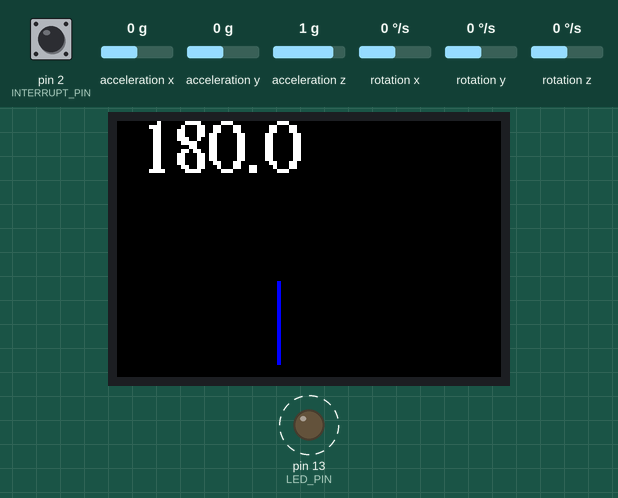
Recording of a sketch running on a simulated Arduino Leonardo, built with avr-gcc and run on an emulated ATmega32U4. On the bench: 96×64 colour display, output pins drawn as LEDs (lit = HIGH). Dashed ring = blinking. Inputs (shaded band) come from the test bench; at power-on: rotation z 0 °/s, acceleration z 1 g, acceleration x 0 g, acceleration y 0 g, pin 2 (INTERRUPT_PIN) LOW, rotation x 0 °/s, rotation y 0 °/s. The sensor or clock chip raises its interrupt line as the real part does; what the sketch prints to the serial monitor is not drawn.

Above: at 3.22 s.
3.9 s: rotation z set to -192 °/s
At 4.82 s:
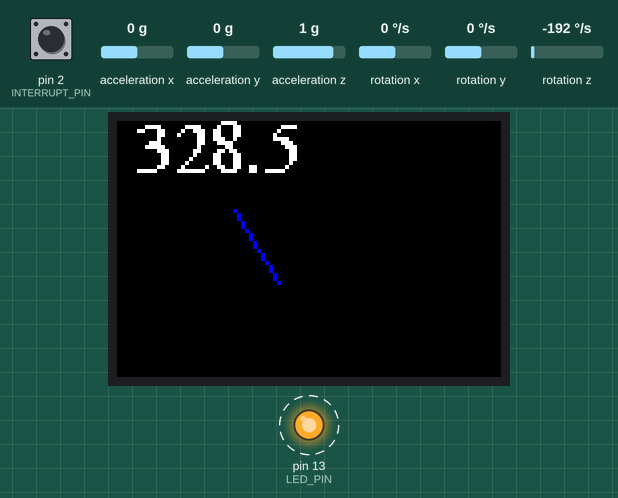
5.5 s: acceleration z set to -1.4 g
At 5.74 s:
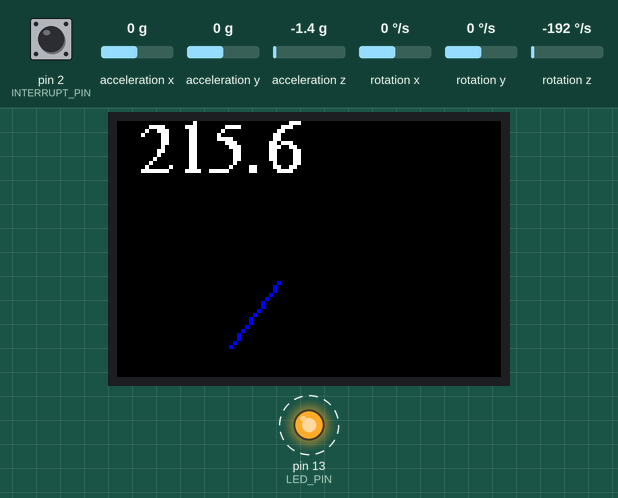
7.0 s: acceleration x set to -1.4 g
At 7.59 s:
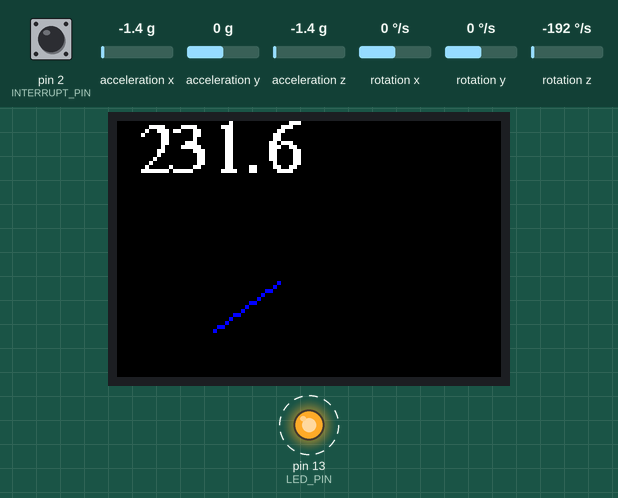
8.6 s: acceleration y set to 0.8 g
At 8.82 s:
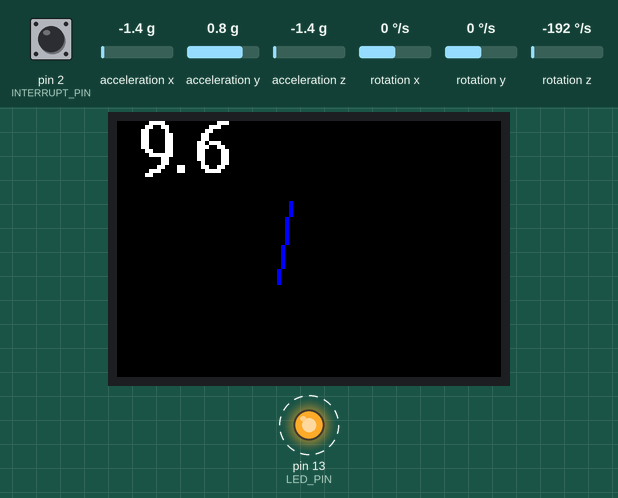
10.8 s: pin 2 (INTERRUPT_PIN) pulled HIGH for 1 s
At 12.52 s:
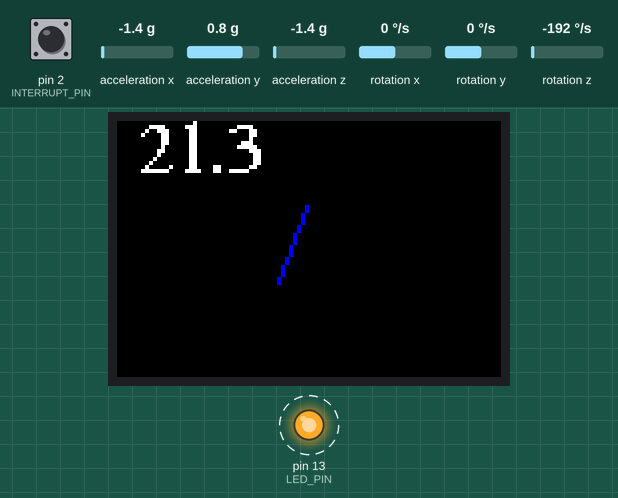
Timing chart, 0 to 13.4 s (numbered marks = the images above; inputs shaded):
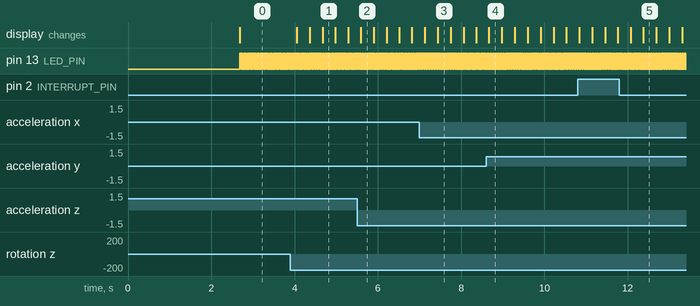

The sketch:

MPU6050_DMP6_lor.ino
```cpp
// I2C device class (I2Cdev) demonstration Arduino sketch for MPU6050 class using DMP (MotionApps v2.0)
// 6/21/2012 by Jeff Rowberg <jeff@rowberg.net>
// Updates should (hopefully) always be available at https://github.com/jrowberg/i2cdevlib
//
// Changelog:
//      2013-05-08 - added seamless Fastwire support
//                 - added note about gyro calibration
//      2012-06-21 - added note about Arduino 1.0.1 + Leonardo compatibility error
//      2012-06-20 - improved FIFO overflow handling and simplified read process
//      2012-06-19 - completely rearranged DMP initialization code and simplification
//      2012-06-13 - pull gyro and accel data from FIFO packet instead of reading directly
//      2012-06-09 - fix broken FIFO read sequence and change interrupt detection to RISING
//      2012-06-05 - add gravity-compensated initial reference frame acceleration output
//                 - add 3D math helper file to DMP6 example sketch
//                 - add Euler output and Yaw/Pitch/Roll output formats
//      2012-06-04 - remove accel offset clearing for better results (thanks Sungon Lee)
//      2012-06-01 - fixed gyro sensitivity to be 2000 deg/sec instead of 250
//      2012-05-30 - basic DMP initialization working

/* ============================================
I2Cdev device library code is placed under the MIT license
Copyright (c) 2012 Jeff Rowberg

Permission is hereby granted, free of charge, to any person obtaining a copy
of this software and associated documentation files (the "Software"), to deal
in the Software without restriction, including without limitation the rights
to use, copy, modify, merge, publish, distribute, sublicense, and/or sell
copies of the Software, and to permit persons to whom the Software is
furnished to do so, subject to the following conditions:

The above copyright notice and this permission notice shall be included in
all copies or substantial portions of the Software.

THE SOFTWARE IS PROVIDED "AS IS", WITHOUT WARRANTY OF ANY KIND, EXPRESS OR
IMPLIED, INCLUDING BUT NOT LIMITED TO THE WARRANTIES OF MERCHANTABILITY,
FITNESS FOR A PARTICULAR PURPOSE AND NONINFRINGEMENT. IN NO EVENT SHALL THE
AUTHORS OR COPYRIGHT HOLDERS BE LIABLE FOR ANY CLAIM, DAMAGES OR OTHER
LIABILITY, WHETHER IN AN ACTION OF CONTRACT, TORT OR OTHERWISE, ARISING FROM,
OUT OF OR IN CONNECTION WITH THE SOFTWARE OR THE USE OR OTHER DEALINGS IN
THE SOFTWARE.
===============================================
*/

// I2Cdev and MPU6050 must be installed as libraries, or else the .cpp/.h files
// for both classes must be in the include path of your project
#include "I2Cdev.h"

#include "MPU6050_6Axis_MotionApps20.h"
//#include "MPU6050.h" // not necessary if using MotionApps include file

// Arduino Wire library is required if I2Cdev I2CDEV_ARDUINO_WIRE implementation
// is used in I2Cdev.h
#if I2CDEV_IMPLEMENTATION == I2CDEV_ARDUINO_WIRE
    #include "Wire.h"
#endif

// class default I2C address is 0x68
// specific I2C addresses may be passed as a parameter here
// AD0 low = 0x68 (default for SparkFun breakout and InvenSense evaluation board)
// AD0 high = 0x69
MPU6050 mpu;
//MPU6050 mpu(0x69); // <-- use for AD0 high

// Lorenzo on Arduino Uno: Wiring
/* MPU
 *  INT -->D2
 *  ADO --> GND (not strictly necessary)
 *  VCC --> 3.3V
 *  GND --> GND
 *  SCL --> A5
 *  SDA --> A4
 *
 *  OLED
 *  GND --> GND
 *  VCC --> 5V
 *  SCL --> 13
 *  SDA --> 11
 *  RES --> 9
 *  DC --> 8
 *  CS --> 10
 */

/* =========================================================================
   NOTE: In addition to connection 3.3v, GND, SDA, and SCL, this sketch
   depends on the MPU-6050's INT pin being connected to the Arduino's
   external interrupt #0 pin. On the Arduino Uno and Mega 2560, this is
   digital I/O pin 2.
 * ========================================================================= */

/* =========================================================================
   NOTE: Arduino v1.0.1 with the Leonardo board generates a compile error
   when using Serial.write(buf, len). The Teapot output uses this method.
   The solution requires a modification to the Arduino USBAPI.h file, which
   is fortunately simple, but annoying. This will be fixed in the next IDE
   release. For more info, see these links:

   http://arduino.cc/forum/index.php/topic,109987.0.html
   http://code.google.com/p/arduino/issues/detail?id=958
 * ========================================================================= */


// uncomment "OUTPUT_READABLE_QUATERNION" if you want to see the actual
// quaternion components in a [w, x, y, z] format (not best for parsing
// on a remote host such as Processing or something though)
//#define OUTPUT_READABLE_QUATERNION

// uncomment "OUTPUT_READABLE_EULER" if you want to see Euler angles
// (in degrees) calculated from the quaternions coming from the FIFO.
// Note that Euler angles suffer from gimbal lock (for more info, see
// http://en.wikipedia.org/wiki/Gimbal_lock)
//#define OUTPUT_READABLE_EULER

// uncomment "OUTPUT_READABLE_YAWPITCHROLL" if you want to see the yaw/
// pitch/roll angles (in degrees) calculated from the quaternions coming
// from the FIFO. Note this also requires gravity vector calculations.
// Also note that yaw/pitch/roll angles suffer from gimbal lock (for
// more info, see: http://en.wikipedia.org/wiki/Gimbal_lock)
#define OUTPUT_READABLE_YAWPITCHROLL

// uncomment "OUTPUT_READABLE_REALACCEL" if you want to see acceleration
// components with gravity removed. This acceleration reference frame is
// not compensated for orientation, so +X is always +X according to the
// sensor, just without the effects of gravity. If you want acceleration
// compensated for orientation, us OUTPUT_READABLE_WORLDACCEL instead.
//#define OUTPUT_READABLE_REALACCEL

// uncomment "OUTPUT_READABLE_WORLDACCEL" if you want to see acceleration
// components with gravity removed and adjusted for the world frame of
// reference (yaw is relative to initial orientation, since no magnetometer
// is present in this case). Could be quite handy in some cases.
//#define OUTPUT_READABLE_WORLDACCEL

// uncomment "OUTPUT_TEAPOT" if you want output that matches the
// format used for the InvenSense teapot demo
//#define OUTPUT_TEAPOT


// OLED
#define sclk 13
#define mosi 11
#define cs   10
#define rst  9
#define dc   8

// Color definitions
#define  BLACK           0x0000
#define BLUE            0x001F
#define RED             0xF800
#define GREEN           0x07E0
#define CYAN            0x07FF
#define MAGENTA         0xF81F
#define YELLOW          0xFFE0
#define WHITE           0xFFFF

#include <Adafruit_GFX.h>
#include <Adafruit_SSD1331.h>
#include <SPI.h>


Adafruit_SSD1331 display = Adafruit_SSD1331(cs, dc, rst);
float old_endline_x, old_endline_y, y = 0.0, old_y = 0.0;
float endline_x, endline_y;

#define DISLPLAY_OFFSET M_PI/2.0
#include <Fonts/FreeSerif9pt7b.h>

// end OLED


#define INTERRUPT_PIN 2  // use pin 2 on Arduino Uno & most boards
#define LED_PIN 13 // (Arduino is 13, Teensy is 11, Teensy++ is 6)
bool blinkState = false;

// MPU control/status vars
bool dmpReady = false;  // set true if DMP init was successful
uint8_t mpuIntStatus;   // holds actual interrupt status byte from MPU
uint8_t devStatus;      // return status after each device operation (0 = success, !0 = error)
uint16_t packetSize;    // expected DMP packet size (default is 42 bytes)
uint16_t fifoCount;     // count of all bytes currently in FIFO
uint8_t fifoBuffer[64]; // FIFO storage buffer

// orientation/motion vars
Quaternion q;           // [w, x, y, z]         quaternion container
VectorInt16 aa;         // [x, y, z]            accel sensor measurements
VectorInt16 aaReal;     // [x, y, z]            gravity-free accel sensor measurements
VectorInt16 aaWorld;    // [x, y, z]            world-frame accel sensor measurements
VectorFloat gravity;    // [x, y, z]            gravity vector
float euler[3];         // [psi, theta, phi]    Euler angle container
float ypr[3];           // [yaw, pitch, roll]   yaw/pitch/roll container and gravity vector

// packet structure for InvenSense teapot demo
uint8_t teapotPacket[14] = { '$', 0x02, 0,0, 0,0, 0,0, 0,0, 0x00, 0x00, '\r', '\n' };


// ================================================================
// ===               INTERRUPT DETECTION ROUTINE                ===
// ================================================================

volatile bool mpuInterrupt = false;     // indicates whether MPU interrupt pin has gone high
void dmpDataReady() {
    mpuInterrupt = true;
}


// ================================================================
// ===                      INITIAL SETUP                       ===
// ================================================================

void setup() {
    // join I2C bus (I2Cdev library doesn't do this automatically)
    #if I2CDEV_IMPLEMENTATION == I2CDEV_ARDUINO_WIRE
        Wire.begin();
        Wire.setClock(400000); // 400kHz I2C clock. Comment this line if having compilation difficulties
    #elif I2CDEV_IMPLEMENTATION == I2CDEV_BUILTIN_FASTWIRE
        Fastwire::setup(400, true);
    #endif

    // initialize serial communication
    // (115200 chosen because it is required for Teapot Demo output, but it's
    // really up to you depending on your project)
    Serial.begin(115200);
    while (!Serial); // wait for Leonardo enumeration, others continue immediately

    // NOTE: 8MHz or slower host processors, like the Teensy @ 3.3V or Arduino
    // Pro Mini running at 3.3V, cannot handle this baud rate reliably due to
    // the baud timing being too misaligned with processor ticks. You must use
    // 38400 or slower in these cases, or use some kind of external separate
    // crystal solution for the UART timer.

    // initialize device
    Serial.println(F("Initializing I2C devices..."));
    mpu.initialize();
    pinMode(INTERRUPT_PIN, INPUT);

    // verify connection
    Serial.println(F("Testing device connections..."));
    Serial.println(mpu.testConnection() ? F("MPU6050 connection successful") : F("MPU6050 connection failed"));

    // wait for ready
    Serial.println(F("\nSend any character to begin DMP programming and demo: "));
    //while (Serial.available() && Serial.read()); // empty buffer
    //while (!Serial.available());                 // wait for data
    //while (Serial.available() && Serial.read()); // empty buffer again

    delay (2000);
    // load and configure the DMP
    Serial.println(F("Initializing DMP..."));
    devStatus = mpu.dmpInitialize();

    // supply your own gyro offsets here, scaled for min sensitivity
    mpu.setXGyroOffset(220);
    mpu.setYGyroOffset(76);
    mpu.setZGyroOffset(-85);
    mpu.setZAccelOffset(1788); // 1688 factory default for my test chip

    // make sure it worked (returns 0 if so)
    if (devStatus == 0) {
        // turn on the DMP, now that it's ready
        Serial.println(F("Enabling DMP..."));
        mpu.setDMPEnabled(true);

        // enable Arduino interrupt detection
        Serial.println(F("Enabling interrupt detection (Arduino external interrupt 0)..."));
        attachInterrupt(digitalPinToInterrupt(INTERRUPT_PIN), dmpDataReady, RISING);
        mpuIntStatus = mpu.getIntStatus();

        // set our DMP Ready flag so the main loop() function knows it's okay to use it
        Serial.println(F("DMP ready! Waiting for first interrupt..."));
        dmpReady = true;

        // get expected DMP packet size for later comparison
        packetSize = mpu.dmpGetFIFOPacketSize();
    } else {
        // ERROR!
        // 1 = initial memory load failed
        // 2 = DMP configuration updates failed
        // (if it's going to break, usually the code will be 1)
        Serial.print(F("DMP Initialization failed (code "));
        Serial.print(devStatus);
        Serial.println(F(")"));
    }

    // configure LED for output
    pinMode(LED_PIN, OUTPUT);

    //Oled
    display.begin();

    display.setCursor(5,8);
    display.setTextColor(WHITE, BLACK);
    display.setTextSize(1);
    display.fillScreen(BLACK);
    old_endline_x = 60;
    old_endline_y = 60;
    display.setFont(&FreeSerif9pt7b);
}


// ================================================================
// ===                    MAIN PROGRAM LOOP                     ===
// ================================================================

void loop() {
    // if programming failed, don't try to do anything
    if (!dmpReady) return;

    // wait for MPU interrupt or extra packet(s) available
    while (!mpuInterrupt && fifoCount < packetSize) {
        // other program behavior stuff here
        // .
        // .
        // .
        // if you are really paranoid you can frequently test in between other
        // stuff to see if mpuInterrupt is true, and if so, "break;" from the
        // while() loop to immediately process the MPU data
        // .
        // .
        // .
    }

    // reset interrupt flag and get INT_STATUS byte
    mpuInterrupt = false;
    mpuIntStatus = mpu.getIntStatus();

    // get current FIFO count
    fifoCount = mpu.getFIFOCount();

    // check for overflow (this should never happen unless our code is too inefficient)
    if ((mpuIntStatus & 0x10) || fifoCount == 1024) {
        // reset so we can continue cleanly
        mpu.resetFIFO();
        Serial.println(F("FIFO overflow!"));

    // otherwise, check for DMP data ready interrupt (this should happen frequently)
    } else if (mpuIntStatus & 0x02) {
        // wait for correct available data length, should be a VERY short wait
        while (fifoCount < packetSize) fifoCount = mpu.getFIFOCount();

        // read a packet from FIFO
        mpu.getFIFOBytes(fifoBuffer, packetSize);

        // track FIFO count here in case there is > 1 packet available
        // (this lets us immediately read more without waiting for an interrupt)
        fifoCount -= packetSize;

        #ifdef OUTPUT_READABLE_QUATERNION
            // display quaternion values in easy matrix form: w x y z
            mpu.dmpGetQuaternion(&q, fifoBuffer);
            Serial.print("quat\t");
            Serial.print(q.w);
            Serial.print("\t");
            Serial.print(q.x);
            Serial.print("\t");
            Serial.print(q.y);
            Serial.print("\t");
            Serial.println(q.z);
        #endif

        #ifdef OUTPUT_READABLE_EULER
            // display Euler angles in degrees
            mpu.dmpGetQuaternion(&q, fifoBuffer);
            mpu.dmpGetEuler(euler, &q);
            Serial.print("euler\t");
            Serial.print(euler[0] * 180/M_PI);
            Serial.print("\t");
            Serial.print(euler[1] * 180/M_PI);
            Serial.print("\t");
            Serial.println(euler[2] * 180/M_PI);
        #endif

        #ifdef OUTPUT_READABLE_YAWPITCHROLL
            // display Euler angles in degrees
            mpu.dmpGetQuaternion(&q, fifoBuffer);
            mpu.dmpGetGravity(&gravity, &q);
            mpu.dmpGetYawPitchRoll(ypr, &q, &gravity);
            Serial.print("ypr\t");
            Serial.print(ypr[0] * 180/M_PI);

            y =  ypr[0] * 180/M_PI;
            y += 180;
            if (y > 360)
            y -= 360;


            // OLED
            display.setCursor(5,12);
            display.setTextColor(BLACK);
            display.println(old_y,1);
            display.setCursor(5,12);
            display.setTextColor(WHITE);
            display.println (y, 1);
            old_y = y;
            endline_x = 40+20*cos(ypr[0] + DISLPLAY_OFFSET);
            endline_y = 40+20*sin(ypr[0] + DISLPLAY_OFFSET);
            display.drawLine (40,40, old_endline_x, old_endline_y, BLACK);
            display.drawLine (40,40, endline_x, endline_y, BLUE);
            old_endline_x = endline_x;
            old_endline_y = endline_y;

            // end OLED
            Serial.print("\t");
            Serial.print(ypr[1] * 180/M_PI);
            Serial.print("\t");
            Serial.println(ypr[2] * 180/M_PI);
        #endif

        #ifdef OUTPUT_READABLE_REALACCEL
            // display real acceleration, adjusted to remove gravity
            mpu.dmpGetQuaternion(&q, fifoBuffer);
            mpu.dmpGetAccel(&aa, fifoBuffer);
            mpu.dmpGetGravity(&gravity, &q);
            mpu.dmpGetLinearAccel(&aaReal, &aa, &gravity);
            Serial.print("areal\t");
            Serial.print(aaReal.x);
            Serial.print("\t");
            Serial.print(aaReal.y);
            Serial.print("\t");
            Serial.println(aaReal.z);
        #endif

        #ifdef OUTPUT_READABLE_WORLDACCEL
            // display initial world-frame acceleration, adjusted to remove gravity
            // and rotated based on known orientation from quaternion
            mpu.dmpGetQuaternion(&q, fifoBuffer);
            mpu.dmpGetAccel(&aa, fifoBuffer);
            mpu.dmpGetGravity(&gravity, &q);
            mpu.dmpGetLinearAccel(&aaReal, &aa, &gravity);
            mpu.dmpGetLinearAccelInWorld(&aaWorld, &aaReal, &q);
            Serial.print("aworld\t");
            Serial.print(aaWorld.x);
            Serial.print("\t");
            Serial.print(aaWorld.y);
            Serial.print("\t");
            Serial.println(aaWorld.z);
        #endif

        #ifdef OUTPUT_TEAPOT
            // display quaternion values in InvenSense Teapot demo format:
            teapotPacket[2] = fifoBuffer[0];
            teapotPacket[3] = fifoBuffer[1];
            teapotPacket[4] = fifoBuffer[4];
            teapotPacket[5] = fifoBuffer[5];
            teapotPacket[6] = fifoBuffer[8];
            teapotPacket[7] = fifoBuffer[9];
            teapotPacket[8] = fifoBuffer[12];
            teapotPacket[9] = fifoBuffer[13];
            Serial.write(teapotPacket, 14);
            teapotPacket[11]++; // packetCount, loops at 0xFF on purpose
        #endif

        // blink LED to indicate activity
        blinkState = !blinkState;
        digitalWrite(LED_PIN, blinkState);
    }
}
```

Measured:
- after the input at 3.9 s, the display: first changes after 0.16 s (image 1 shows a later state)
- by itself, pin 13 (LED_PIN): alternates HIGH for 0.01 s and LOW for 0.01 s
